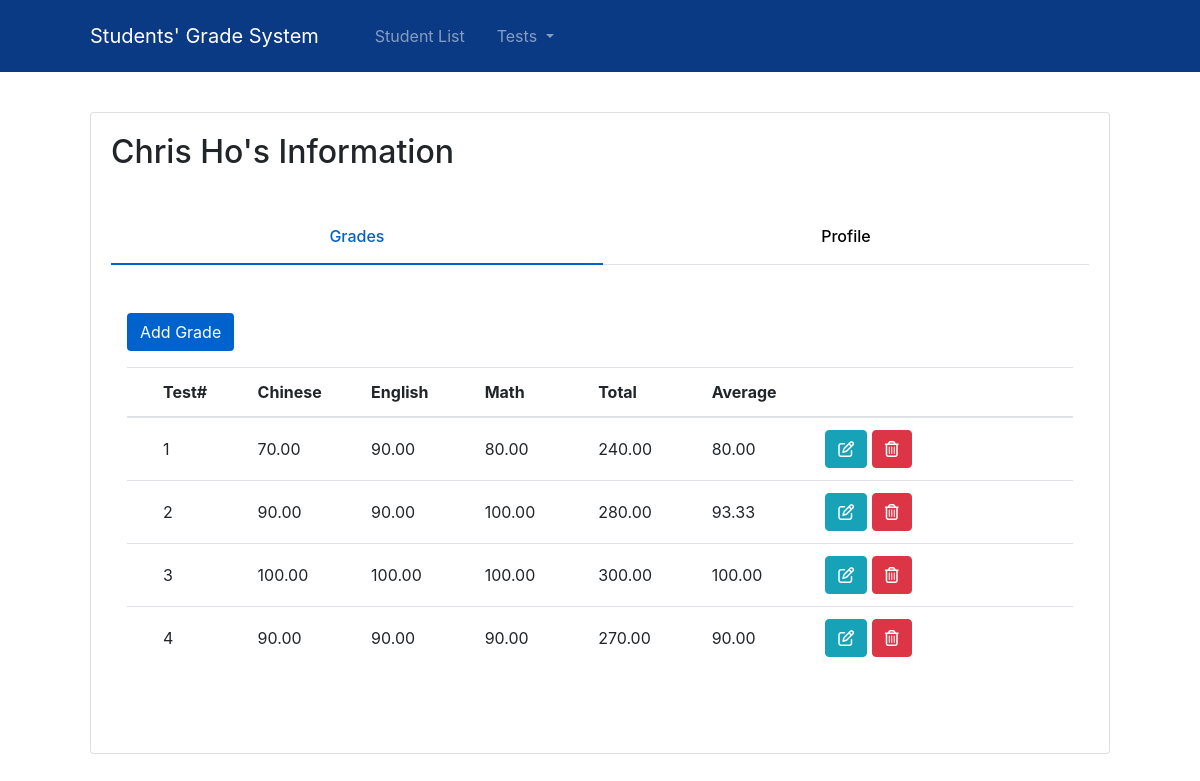
The app's page /student/9 with its own data.
### student/models.py (models this page shows, shortened)
class Student(models.Model):
    firstName = models.CharField(max_length=20)
    lastName = models.CharField(max_length=20)
    phone = models.CharField(unique=True, max_length=20, validators=[validatePhone])
    @property
    def fullName(self):
        return f"{self.firstName} {self.lastName}"
    def getGrades(self):
        grades = Grade.objects.filter(student__id=self.pk)
        return grades

class Grade(models.Model):
    testNo = models.PositiveIntegerField(blank=True)
    chinese = models.DecimalField(max_digits=5, decimal_places=2, validators=[validateGrade])
    english = models.DecimalField(max_digits=5, decimal_places=2, validators=[validateGrade])
    math = models.DecimalField(max_digits=5, decimal_places=2, validators=[validateGrade])
    student = models.ForeignKey(Student, on_delete=models.CASCADE, null=True)
    @property
    def total(self):
        return self.chinese + self.english + self.math
    @property
    def average(self):
        return round(self.total / 3, 2)

### student/views.py (the view)
# urls.py: path('<int:pk>', StudentDetail.as_view(), name='detail'),
class StudentDetail(DetailView):
    model = Student
    template_name = "student/StudentDetail.html"
    context_object_name = "student"
    def get_context_data(self, **kwargs):
        context = super().get_context_data(**kwargs)
        context["grades"] = self.object.getGrades()
        context["paginator"] = Paginator(context["grades"], 5)
        return context

### student/templates/student/StudentDetail.html (shortened to what this page needs)
{% extends 'Base.html' %}
{% block content %}
<div class="card mt-3">
  <div class="card-body">
    <h2 class="card-title mb-5">{{ student.fullName }}'s Information</h2>
    <ul class="nav nav-tabs nav-fill" id="myTab" role="tablist">
      <li class="nav-item" role="presentation">
        <a
          class="nav-link active"
          id="grades-tab"
          data-toggle="tab"
          href="#grades"
          role="tab"
          aria-controls="grades"
          aria-selected="false"
        >
          <h6>Grades</h6>
        </a>
      </li>
      <li class="nav-item" role="presentation">
        <a
          class="nav-link"
          id="profile-tab"
          data-toggle="tab"
          href="#profile"
          role="tab"
          aria-controls="profile"
          aria-selected="true"
        >
          <h6>Profile</h6>
        </a>
      </li>
    </ul>
    <div class="tab-content px-3 py-5" id="myTabContent">
      <div class="tab-pane fade show active" id="grades" role="tabpanel" aria-labelledby="grades-tab">
        <a
          href="{% url 'student:create_grade' student.pk %}"
          type="button"
          class="btn text-white mb-3"
          style="background-color: #0062cc;"
        >
          Add Grade
        </a>
        <table class="table">
          <thead>
            <tr>
              <th style="width: 2%"></th>
              <th scope="col" style="width: 10%">Test#</th>
              <th scope="col" style="width: 12%">Chinese</th>
              <th scope="col" style="width: 12%">English</th>
              <th scope="col" style="width: 12%">Math</th>
              <th scope="col" style="width: 12%">Total</th>
              <th scope="col" style="width: 12%">Average</th>
              <th></th>
            </tr>
          </thead>
          <tbody>
            {% if grades %}
              {% for grade in grades %}
                <tr>
                  <td></td>
                  <td>{{ grade.testNo }}</td>
                  <td>{{ grade.chinese }}</td>
                  <td>{{ grade.english }}</td>
                  <td>{{ grade.math }}</td>
                  <td>{{ grade.total }}</td>
                  <td>{{ grade.average }}</td>
                  <td>
                    <a type="button" href="{% url 'student:update_grade' student.pk grade.pk %}" class="btn btn-info">
                      <i class="far fa-edit"></i>
                    </a>
                    <button
                      class="btn btn-danger"
                      data-toggle="modal"
                      data-target="#deleteGradeModals{{ student.id }}t{{ grade.testNo }}"
                    >
                      <i class="far fa-trash-alt"></i>
                    </button>
                  </td>
                </tr>
              {% endfor %}
            {% else %}
              <tr>
                <td colspan="8" class="py-4">
                  <h5 class="text-secondary" style="text-align: center;">No Grades Yet</h5>
                </td>
              </tr>
            {% endif %}
          </tbody>
        </table>
      </div>
    </div>
  </div>
</div>
{% endblock %}

### static/css/style.css (style rules this page uses)
.table td { vertical-align: middle; }
.nav-tabs .nav-link { color: black; border: none; }
.nav-tabs .nav-link.active { color: #0062cc; border: none; border-bottom: 2px solid #0062cc; }

### records on screen
Student: fullName "Chris Ho"
Grade: testNo "1", chinese "70.00", english "90.00", math "80.00", total "240.00", average "80.00"
Grade: testNo "2", chinese "90.00", english "90.00", math "100.00", total "280.00", average "93.33"
Grade: testNo "3", chinese "100.00", english "100.00", math "100.00", total "300.00", average "100.00"
Grade: testNo "4", chinese "90.00", english "90.00", math "90.00", total "270.00", average "90.00"
